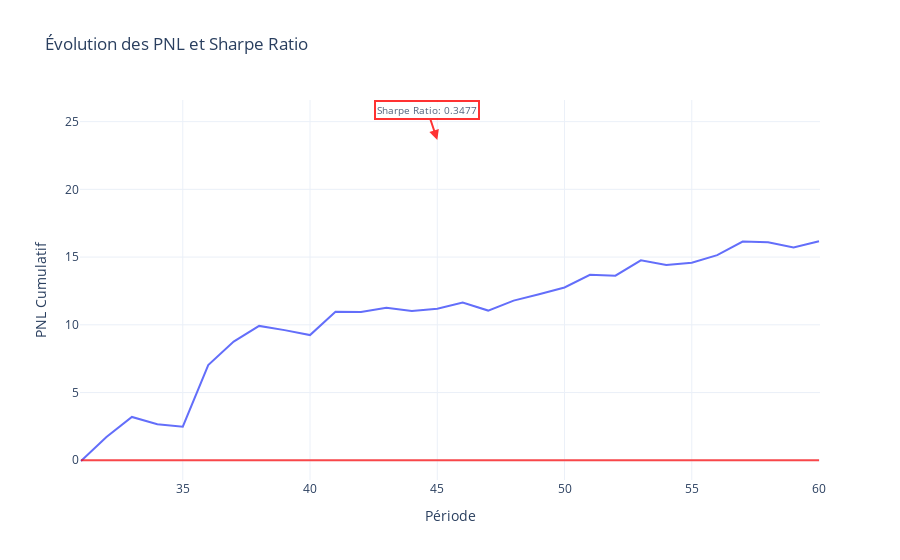

Notebook code cell kept with this figure:
### Code cell
import plotly.graph_objects as go


process.plot_PnL(SR=SR, PNL=PNL)

### Figure 1 — Plotly figure (JSON) as saved in the notebook; plotly's stock layout.template omitted (floating-point values rounded to 4 significant figures)
{"data": [{"mode": "lines", "name": "PNL", "type": "scatter", "x": [31, 32, 33, 34, 35, 36, 37, 38, 39, 40, 41, 42, 43, 44, 45, 46, 47, 48, 49, 50, 51, 52, 53, 54, 55, 56, 57, 58, 59, 60], "y": [-0.05616, 1.713, 3.195, 2.655, 2.474, 7.021, 8.765, 9.917, 9.607, 9.24, 10.96, 10.95, 11.26, 11.03, 11.19, 11.64, 11.05, 11.79, 12.25, 12.75, 13.69, 13.63, 14.76, 14.42, 14.59, 15.15, 16.15, 16.09, 15.7, 16.17, 15.77, 15.73, 15.6, 16.12, 15.63, 15.02, 14.48, 15.58, 18.24, 19.26, 19.66, 20.53, 21.55, 21.55, 21.47, 21.61, 22.78, 22.32, 21.48, 21.68, 21.23, 21.07, 20.42, 24.15, 23.73, 23.04, 22.21, 22.31, 23.15, 23.64]}], "layout": {"annotations": [{"arrowcolor": "red", "arrowhead": 2, "arrowsize": 1, "arrowwidth": 2, "bgcolor": "white", "bordercolor": "red", "borderwidth": 2, "font": {"size": 10}, "opacity": 0.8, "showarrow": true, "text": "Sharpe Ratio: 0.3477", "x": 45, "y": 23.64}], "legend": {"x": 0, "y": 1}, "shapes": [{"line": {"color": "red", "width": 2}, "name": "Sharpe Ratio", "opacity": 0.7, "type": "line", "x0": 31, "x1": 60, "y0": 0, "y1": 0}], "title": {"text": "Évolution des PNL et Sharpe Ratio"}, "xaxis": {"title": {"text": "Période"}}, "yaxis": {"title": {"text": "PNL Cumulatif"}}}}
